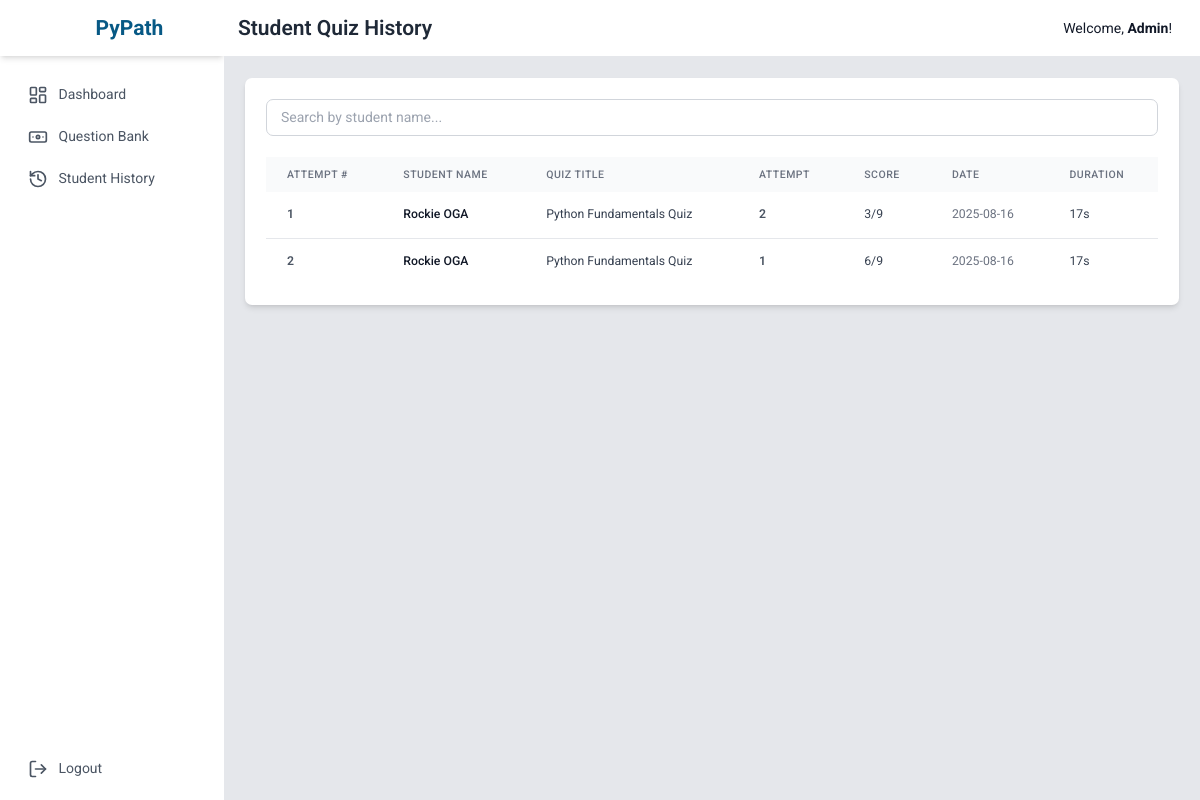
Page /admin/history (signed in) on the earlier database version.
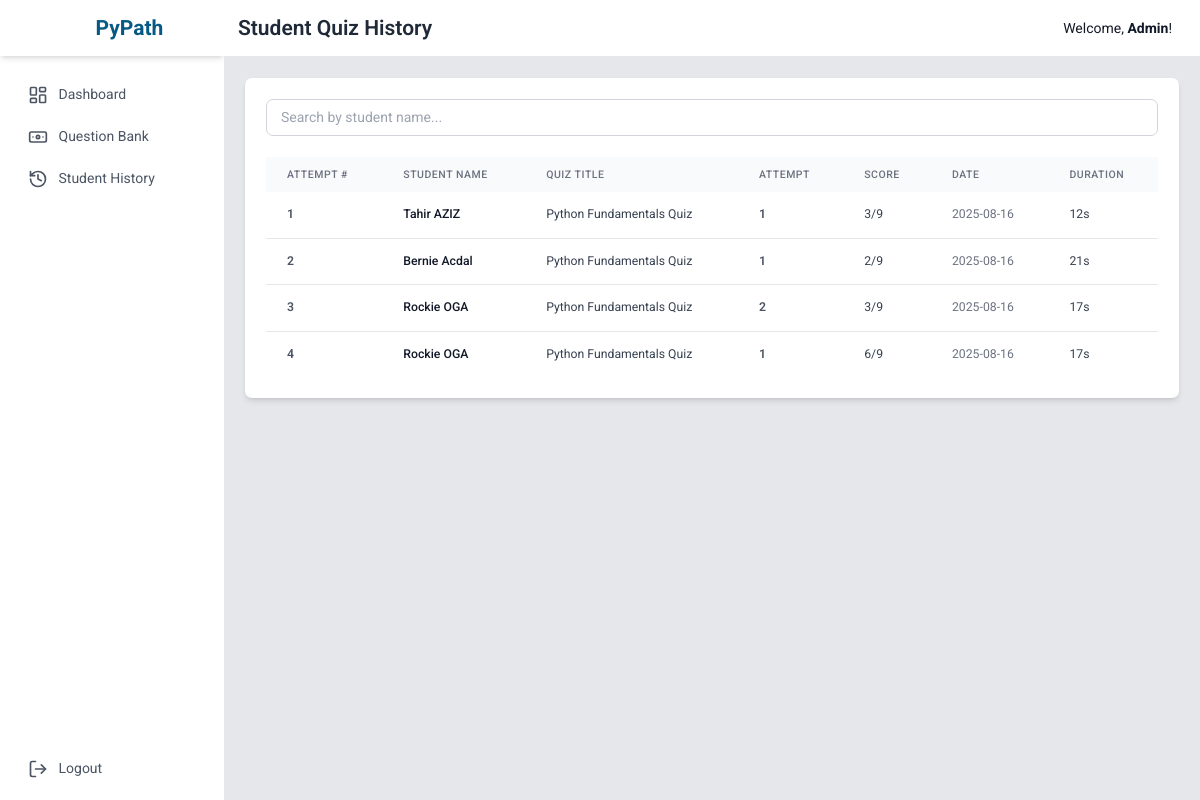
Same page on the later database version.
### tables this page shows
CREATE TABLE results (
    id INTEGER PRIMARY KEY AUTOINCREMENT,
    user_id INTEGER NOT NULL,
    set_id INTEGER NOT NULL,
    score INTEGER NOT NULL,
    total_questions INTEGER NOT NULL,
    time_start DATETIME NOT NULL,
    timestamp DATETIME DEFAULT CURRENT_TIMESTAMP, -- This will serve as time_end
    FOREIGN KEY (user_id) REFERENCES users (id),
    FOREIGN KEY (set_id) REFERENCES question_sets (id)
);

CREATE TABLE users (
    id INTEGER PRIMARY KEY AUTOINCREMENT,
    username TEXT NOT NULL UNIQUE,
    password TEXT NOT NULL,
    student_code TEXT NOT NULL UNIQUE,
    first_name TEXT NOT NULL,
    last_name TEXT NOT NULL,
    middle_name TEXT,
    is_admin INTEGER NOT NULL DEFAULT 0
);

CREATE TABLE question_sets (
    id INTEGER PRIMARY KEY AUTOINCREMENT,
    title TEXT NOT NULL,
    description TEXT
);

### app.py (the view)
@app.route('/admin/history')
def student_history():
    if not is_admin(): return redirect(url_for('login'))
    conn = get_db_connection()
    student_count = conn.execute('SELECT COUNT(*) FROM users WHERE is_admin = 0').fetchone()[0]
    quiz_count = conn.execute('SELECT COUNT(*) FROM question_sets').fetchone()[0]
    avg_score_data = conn.execute('SELECT AVG(score * 100.0 / total_questions) as avg_score FROM results').fetchone()
    avg_score = avg_score_data['avg_score'] if avg_score_data and avg_score_data['avg_score'] else 0
    search_query = request.args.get('search', '')
    base_query = '''
        SELECT
            u.username, u.student_code, u.first_name, u.last_name,
            qs.title, r.score, r.total_questions, r.time_start, r.timestamp as time_end,
            r.id as result_id,
            ROW_NUMBER() OVER(PARTITION BY r.user_id, r.set_id ORDER BY r.timestamp) as attempt_number
        FROM results r
        JOIN users u ON u.id = r.user_id
        JOIN question_sets qs ON qs.id = r.set_id
        WHERE u.is_admin = 0
    '''
    params = []
    if search_query:
        base_query += ' AND (u.username LIKE ? OR u.first_name LIKE ? OR u.last_name LIKE ?)'
        params.extend([f'%{search_query}%', f'%{search_query}%', f'%{search_query}%'])
    base_query += ' ORDER BY r.timestamp DESC'
    history_raw = conn.execute(base_query, params).fetchall()
    history = []
    for row in history_raw:
        row_dict = dict(row)
        start_time = datetime.fromisoformat(row['time_start']) if isinstance(row['time_start'], str) else row['time_start']
        end_time = datetime.fromisoformat(row['time_end']) if isinstance(row['time_end'], str) else row['time_end']
        row_dict['duration'] = format_duration(start_time, end_time)
        row_dict['time_start_formatted'] = start_time.strftime('%I:%M:%S %p') if start_time else "N/A"
        row_dict['time_end_formatted'] = end_time.strftime('%I:%M:%S %p') if end_time else "N/A"
        row_dict['date_formatted'] = end_time.strftime('%Y-%m-%d') if end_time else "N/A"
        history.append(row_dict)
    conn.close()
    return render_template('admin/history.html',
                           history=history,
                           search_query=search_query,
                           student_count=student_count,
                           quiz_count=quiz_count,
                           avg_score=avg_score)

### app.py (called while the page is built)
def get_db_connection():
    conn = sqlite3.connect('pypath.db', check_same_thread=False, detect_types=sqlite3.PARSE_DECLTYPES | sqlite3.PARSE_COLNAMES)
    conn.row_factory = sqlite3.Row
    return conn

def is_admin():
    return session.get('is_admin', False)

def format_duration(start_time, end_time):
    if not isinstance(start_time, datetime) or not isinstance(end_time, datetime):
        return "N/A"
    duration = end_time - start_time
    total_seconds = int(duration.total_seconds())
    hours, remainder = divmod(total_seconds, 3600)
    minutes, seconds = divmod(remainder, 60)
    if hours > 0: return f"{hours}h {minutes}m {seconds}s"
    if minutes > 0: return f"{minutes}m {seconds}s"
    return f"{seconds}s"

### templates/admin/history.html (shortened to what this page needs)
{% extends "layout.html" %}
{% block header %}Student Quiz History{% endblock %}
{% block content %}
<div class="bg-white p-6 rounded-lg shadow-md">
    <form method="GET" action="{{ url_for('student_history') }}" class="mb-6">
        <div class="flex">
            <input type="text" name="search" placeholder="Search by student name..." value="{{ search_query or '' }}" class="w-full px-4 py-2 border border-gray-300 rounded-lg focus:ring-sky-500 focus:border-sky-500">
        </div>
    </form>
    <div class="overflow-x-auto">
        <table class="min-w-full bg-white">
            <thead class="bg-gray-50">
                <tr>
                    <th class="px-6 py-3 text-left text-xs font-medium text-gray-500 uppercase tracking-wider">Attempt #</th>
                    <th class="px-6 py-3 text-left text-xs font-medium text-gray-500 uppercase tracking-wider">Student Name</th>
                    <th class="px-6 py-3 text-left text-xs font-medium text-gray-500 uppercase tracking-wider">Quiz Title</th>
                    <th class="px-6 py-3 text-left text-xs font-medium text-gray-500 uppercase tracking-wider">Attempt</th>
                    <th class="px-6 py-3 text-left text-xs font-medium text-gray-500 uppercase tracking-wider">Score</th>
                    <th class="px-6 py-3 text-left text-xs font-medium text-gray-500 uppercase tracking-wider">Date</th>
                    <th class="px-6 py-3 text-left text-xs font-medium text-gray-500 uppercase tracking-wider">Duration</th>
                </tr>
            </thead>
            <tbody class="divide-y divide-gray-200">
                {% for row in history %}
                <tr>
                    <td class="px-6 py-4 whitespace-nowrap text-sm font-semibold text-gray-600">{{ loop.index }}</td>
                    <td class="px-6 py-4 whitespace-nowrap text-sm font-medium text-gray-900">{{ row.first_name }} {{ row.last_name }}</td>
                    <td class="px-6 py-4 whitespace-nowrap text-sm text-gray-700">{{ row.title }}</td>
                    <td class="px-6 py-4 whitespace-nowrap text-sm font-semibold text-gray-600">{{ row.attempt_number }}</td>
                    <td class="px-6 py-4 whitespace-nowrap text-sm text-gray-700">{{ row.score }}/{{ row.total_questions }}</td>
                    <td class="px-6 py-4 whitespace-nowrap text-sm text-gray-500">{{ row.date_formatted }}</td>
                    <td class="px-6 py-4 whitespace-nowrap text-sm text-gray-700">{{ row.duration }}</td>
                </tr>
                {% else %}
                <tr>
                    <td colspan="7" class="px-6 py-4 text-center text-gray-500">No history found.</td>
                </tr>
                {% endfor %}
            </tbody>
        </table>
    </div>
</div>
{% endblock %}

### templates/layout.html (shortened to what this page needs)
<!DOCTYPE html>
<html lang="en">
<head>
    <script src="https://cdn.tailwindcss.com"></script>
</head>
<body class="bg-gray-50 text-gray-900">
    <div class="flex h-screen bg-gray-100">
        <div class="hidden md:flex flex-col w-64 bg-white shadow-lg">
            <div class="flex items-center justify-center h-16 bg-white shadow-md">
                <i data-lucide="codepen" class="h-8 w-8 text-sky-600"></i>
                <span class="text-2xl font-bold text-sky-800 ml-2">PyPath</span>
            </div>
            <div class="flex flex-col flex-grow p-4">
                <nav class="flex flex-col flex-grow">
                    {% if session.is_admin %}
                    <a href="{{ url_for('dashboard') }}" class="flex items-center px-4 py-2 mt-2 text-gray-600 rounded-lg hover:bg-gray-200">
                        <i data-lucide="layout-dashboard" class="icon"></i><span class="ml-3">Dashboard</span>
                    </a>
                    <a href="{{ url_for('admin_questions') }}" class="flex items-center px-4 py-2 mt-2 text-gray-600 rounded-lg hover:bg-gray-200">
                        <i data-lucide="banknote" class="icon"></i><span class="ml-3">Question Bank</span>
                    </a>
                    <a href="{{ url_for('student_history') }}" class="flex items-center px-4 py-2 mt-2 text-gray-600 rounded-lg hover:bg-gray-200">
                        <i data-lucide="history" class="icon"></i><span class="ml-3">Student History</span>
                    </a>
                    {% endif %}
                    <a href="{{ url_for('logout') }}" class="flex items-center px-4 py-2 mt-auto text-gray-600 rounded-lg hover:bg-red-200 hover:text-red-700">
                        <i data-lucide="log-out" class="icon"></i><span class="ml-3">Logout</span>
                    </a>
                </nav>
            </div>
        </div>
        <div class="flex flex-col flex-1 overflow-hidden">
            <header class="flex justify-between items-center p-4 bg-white border-b">
                <h1 class="text-2xl font-semibold text-gray-800">{% block header %}{% endblock %}</h1>
                <div class="flex items-center">
                    <span class="mr-4">Welcome, <strong>{{ session.first_name or session.username }}</strong>!</span>
                </div>
            </header>
            <main class="flex-1 overflow-x-hidden overflow-y-auto bg-gray-200 p-6">
                {% block content %}{% endblock %}
            </main>
        </div>
    </div>
</body>
</html>

### templates/layout.html (style rules this page uses)
html { font-size: 14px; }
body { font-family: 'Roboto', sans-serif; }
.icon { width: 20px; height: 20px; stroke-width: 2; }

Differences in the rows shown:
added results: first_name "Tahir", last_name "AZIZ", title "Python Fundamentals Quiz", attempt_number "1", score "3", total_questions "9", date_formatted "2025-08-16", duration "12s"
added results: first_name "Bernie", last_name "Acdal", title "Python Fundamentals Quiz", attempt_number "1", score "2", total_questions "9", date_formatted "2025-08-16", duration "21s"
